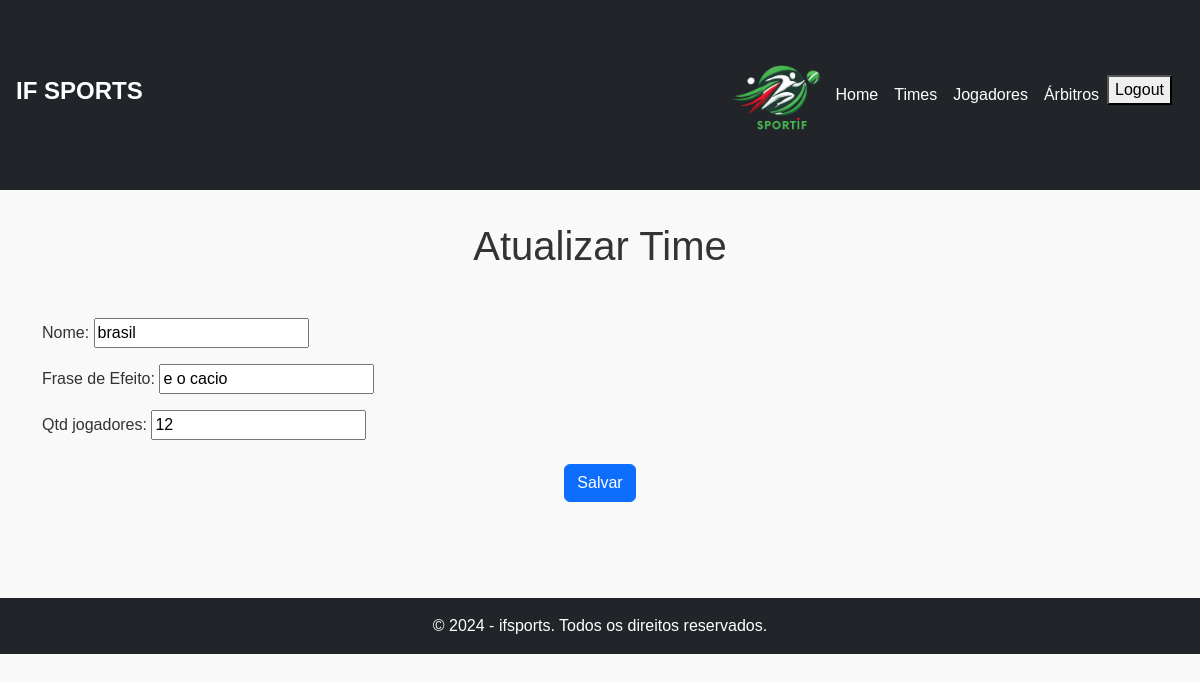
The app's page /cadastros/editar/time/2/ (signed in) with its own data.
### cadastros/models.py (models this page shows, shortened)
class Time(models.Model):
    nome = models.CharField(max_length=100, unique=True)
    frase_efeito = models.CharField(max_length=100, verbose_name='Frase de Efeito')
    qtd_jogadores = models.IntegerField()
    created_at = models.DateTimeField(default=timezone.now, verbose_name="Data de Criação")
    updated_at = models.DateTimeField(default=timezone.now, verbose_name="Data de Atualização")

### cadastros/views.py (the view)
# urls.py: path('editar/time/<int:pk>/', TimeUpdate.as_view(), name='editar-time'),
class TimeUpdate(GroupRequiredMixin, UpdateView):
    model = Time
    fields = ['nome', 'frase_efeito', 'qtd_jogadores']
    template_name = 'form.html'
    success_url = reverse_lazy('listar-times')
    def get_context_data(self, **kwargs):
        context = super().get_context_data(**kwargs)
        context['Titulo'] = 'Atualizar Time'
        return context

### cadastros/views.py (called while the page is built)
    def dispatch(self, request, *args, **kwargs):
        if self.group_required:
            group = Group.objects.get(name=self.group_required)
            if not request.user.groups.filter(name=group.name).exists():
                return HttpResponseForbidden("Você não tem permissão para acessar esta página.")
        return super().dispatch(request, *args, **kwargs)

### cadastros/templates/form.html (shortened to what this page needs)
{% extends 'modelo.html' %}
{% block content %}
<h1 class="text-center mb-5">{{ Titulo }}</h1>
<form method="POST" class="form-container">
    <div class="form-group mb-3">
        {{ form.as_p }}
    </div>
    <div class="form-actions text-center mt-4">
        <button type="submit" class="btn btn-primary">Salvar</button>
    </div>
</form>
{% endblock %}

### static/css/meu.css (style rules this page uses)
body { margin: 0; font-family: Arial, sans-serif; background-color: #f9f9f9; color: #333; }

### records on screen
Time: nome "brasil", frase_efeito "e o cacio", qtd_jogadores "12"

### other values on screen
{{ Titulo }} "Atualizar Time"
